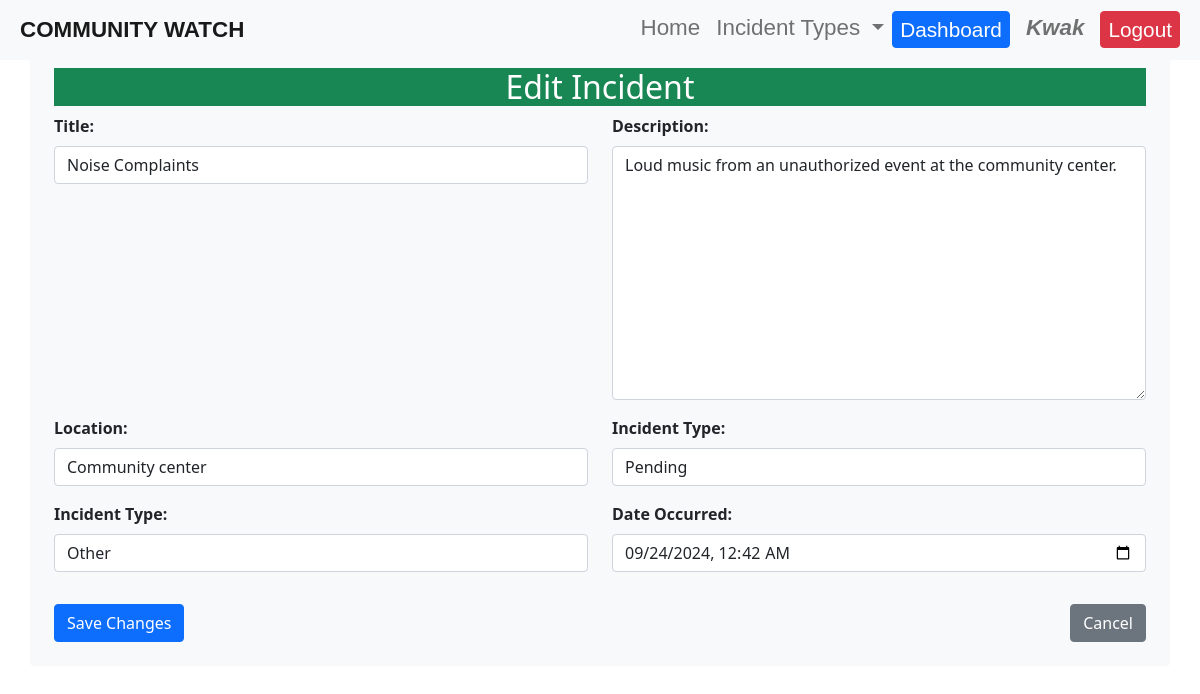
Before: /incident/29/edit/ (signed in) with the older database file.
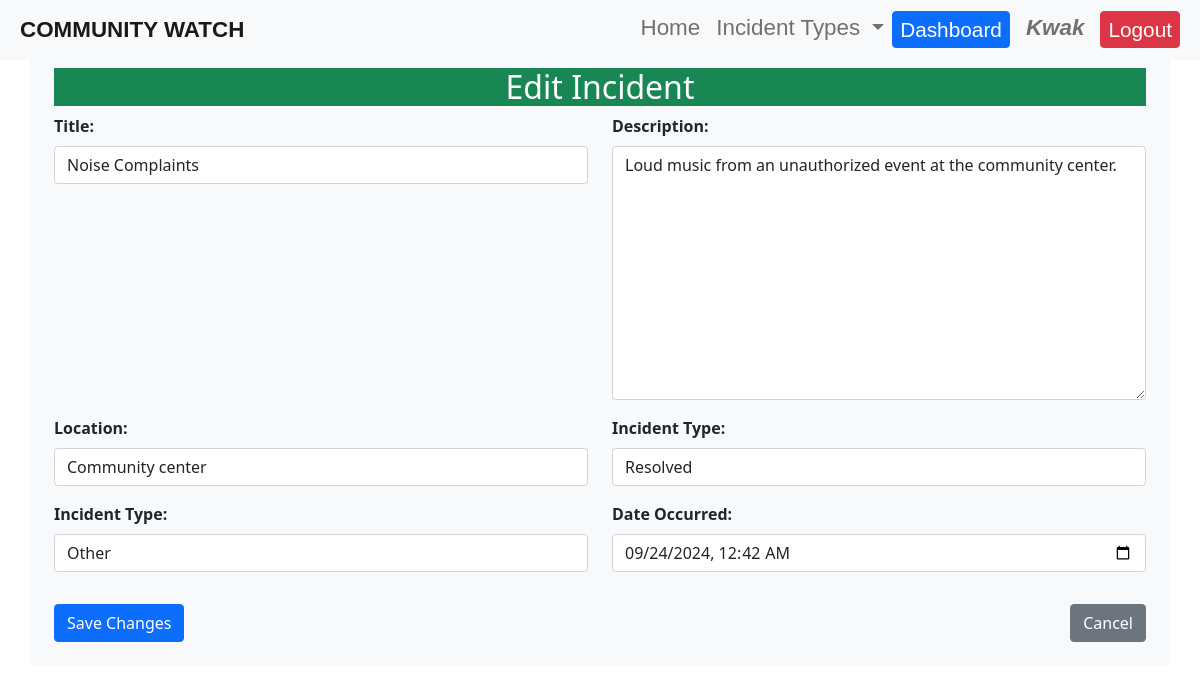
After: the same page with the newer database file.
### reports/models.py (models this page shows, shortened)
class Incident(models.Model):
    STATUS_CHOICES = [
        ('pending', 'Pending'),
        ('approved', 'Approved'),
        ('rejected', 'Rejected'),
        ('escalated', 'Escalated'),
        ('resolved', 'Resolved'),
    ]
    INCIDENT_TYPE_CHOICES = [
        ('theft', 'Theft'),
        ('vandalism', 'Vandalism'),
        ('fire', 'Fire'),
        ('accident', 'Accident'),
        ('emergency', 'Emergency'),
        ('medical', 'Medical'),
        ('police', 'Police'),
        ('other', 'Other'),
]
    title = models.CharField(max_length=200)
    description = models.TextField()
    location = models.CharField(max_length=200)
    incident_type = models.CharField(max_length=100, choices=INCIDENT_TYPE_CHOICES, default='other')
    date_occurred = models.DateTimeField(default=timezone.now)  # This allows users to set the date and time
    date_reported = models.DateTimeField(auto_now_add=True)
    reported_by = models.ForeignKey(User, on_delete=models.CASCADE)
    status = models.CharField(max_length=20, choices=STATUS_CHOICES, default='pending')
    reviewed_by = models.ForeignKey(User, on_delete=models.SET_NULL, null=True, blank=True, related_name='reviewed_incidents')

### reports/views.py (the view)
# urls.py: path('incident/<int:incident_id>/edit/', edit_incident, name='edit_incident'),
@login_required
def edit_incident(request, incident_id):
    incident = get_object_or_404(Incident, id=incident_id, reported_by=request.user)  # Ensure the user is the reporter
    if request.method == 'POST':
        form = IncidentForm(request.POST, instance=incident)
        if form.is_valid():
            form.save()
            return redirect('incident_detail', incident_id=incident.id)
    else:
        form = IncidentForm(instance=incident)
    return render(request, 'reports/edit_incident.html', {'form': form, 'incident': incident})  # Pass incident to context

### reports/forms.py
class IncidentForm(forms.ModelForm):
    class Meta:
        model = Incident
        fields = ['title', 'description', 'location', 'status', 'incident_type', 'date_occurred']  # Include date_occurred
        widgets = {
            'date_occurred': forms.DateTimeInput(attrs={
                'type': 'datetime-local',
                'step': '2'  # Allows for seconds input
            }),
        }

### reports/templatetags/custom_filters.py (called while the page is built)
@register.filter
def add_class(field, css_class):
    return field.as_widget(attrs={"class": css_class})

### reports/templates/reports/edit_incident.html (shortened to what this page needs)
{% extends 'base.html' %}
{% load custom_filters %}
{% block content %}
    <div class="container my-4 bg-light rounded p-4">
        <h2 class="bg-success text-white text-center" style="margin-top: 20px;">Edit Incident</h2>
        <form method="post">
            <div class="row">
                <div class="col-md-6 mb-3">
                    <label for="id_title" class="form-label"><strong>Title:</strong></label>
                    {{ form.title|add_class:"form-control w-100" }}
                </div>
                <div class="col-md-6 mb-3">
                    <label for="id_description" class="form-label"><strong>Description:</strong></label>
                    {{ form.description|add_class:"form-control w-100" }}
                </div>
                <div class="col-md-6 mb-3">
                    <label for="id_location" class="form-label"><strong>Location:</strong></label>
                    {{ form.location|add_class:"form-control w-100" }}
                </div>
                <div class="col-md-6 mb-3">
                    <label for="incident.get_status_display" class="form-label"><strong>Incident Type:</strong></label>
                    {{ form.status|add_class:"form-control w-100" }}
                </div>
                <div class="col-md-6 mb-3">
                    <label for="id_incident_type" class="form-label"><strong>Incident Type:</strong></label>
                    {{ form.incident_type|add_class:"form-control w-100" }}
                </div>
                <div class="col-md-6 mb-3">
                    <label for="id_date_occurred" class="form-label"><strong>Date Occurred:</strong></label>
                    <input type="datetime-local" name="date_occurred" id="id_date_occurred" class="form-control w-100" required
                           value="{{ form.date_occurred.value|date:'Y-m-d\TH:i'|default:'' }}">
                </div>
            </div>
            <div class="d-flex justify-content-between mt-3">
                <button type="submit" class="btn btn-primary">Save Changes</button>
                <a href="{% url 'incident_detail' incident.id %}" class="btn btn-secondary">Cancel</a>
            </div>
        </form>
    </div>
{% endblock %}

Changed rows visible on the page:
changed Incident "Noise Complaints": status "Pending" → "Resolved"
